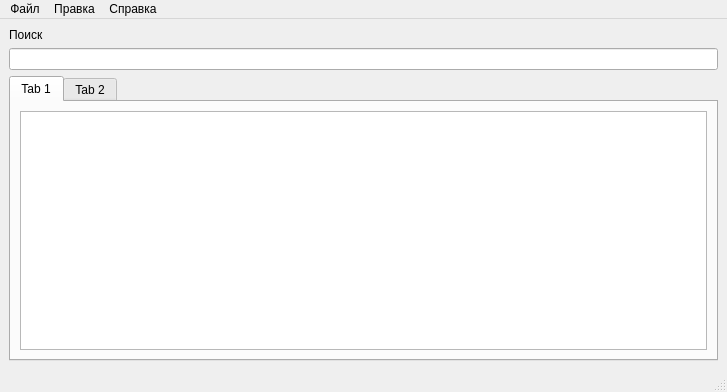
<?xml version="1.0" encoding="UTF-8"?>
<ui version="4.0">
 <class>MainWindow</class>
 <widget class="QMainWindow" name="MainWindow">
  <property name="geometry">
   <rect>
    <x>0</x>
    <y>0</y>
    <width>727</width>
    <height>392</height>
   </rect>
  </property>
  <property name="minimumSize">
   <size>
    <width>727</width>
    <height>0</height>
   </size>
  </property>
  <property name="maximumSize">
   <size>
    <width>728</width>
    <height>16777215</height>
   </size>
  </property>
  <property name="windowTitle">
   <string>MainWindow</string>
  </property>
  <widget class="QWidget" name="centralwidget">
   <layout class="QVBoxLayout" name="verticalLayout_5">
    <item>
     <layout class="QVBoxLayout" name="verticalLayout_4">
      <item>
       <layout class="QVBoxLayout" name="verticalLayout_3">
        <item>
         <widget class="QLabel" name="labelFind">
          <property name="text">
           <string>Поиск</string>
          </property>
         </widget>
        </item>
        <item>
         <widget class="QLineEdit" name="finder"/>
        </item>
       </layout>
      </item>
      <item>
       <widget class="QTabWidget" name="tabWidget">
        <property name="currentIndex">
         <number>0</number>
        </property>
        <widget class="QWidget" name="tab">
         <attribute name="title">
          <string>Tab 1</string>
         </attribute>
         <layout class="QVBoxLayout" name="verticalLayout">
          <item>
           <widget class="QTableView" name="tableMissiles"/>
          </item>
         </layout>
        </widget>
        <widget class="QWidget" name="tab_2">
         <attribute name="title">
          <string>Tab 2</string>
         </attribute>
         <layout class="QVBoxLayout" name="verticalLayout_2">
          <item>
           <widget class="QTableView" name="tableBombs"/>
          </item>
         </layout>
        </widget>
       </widget>
      </item>
     </layout>
    </item>
   </layout>
  </widget>
  <widget class="QMenuBar" name="menubar">
   <property name="geometry">
    <rect>
     <x>0</x>
     <y>0</y>
     <width>727</width>
     <height>23</height>
    </rect>
   </property>
   <widget class="QMenu" name="menu">
    <property name="title">
     <string>Файл</string>
    </property>
   </widget>
   <widget class="QMenu" name="menu_2">
    <property name="title">
     <string>Правка</string>
    </property>
    <addaction name="separator"/>
    <addaction name="remove_item"/>
    <addaction name="add_item"/>
   </widget>
   <widget class="QMenu" name="menu_3">
    <property name="title">
     <string>Справка</string>
    </property>
    <addaction name="open_instruction"/>
   </widget>
   <addaction name="menu"/>
   <addaction name="menu_2"/>
   <addaction name="menu_3"/>
  </widget>
  <widget class="QStatusBar" name="statusbar"/>
  <action name="remove_item">
   <property name="text">
    <string>Удалить запись</string>
   </property>
  </action>
  <action name="add_item">
   <property name="text">
    <string>Добавить запись</string>
   </property>
  </action>
  <action name="open_instruction">
   <property name="text">
    <string>Инструкция</string>
   </property>
  </action>
 </widget>
 <resources/>
 <connections/>
</ui>
